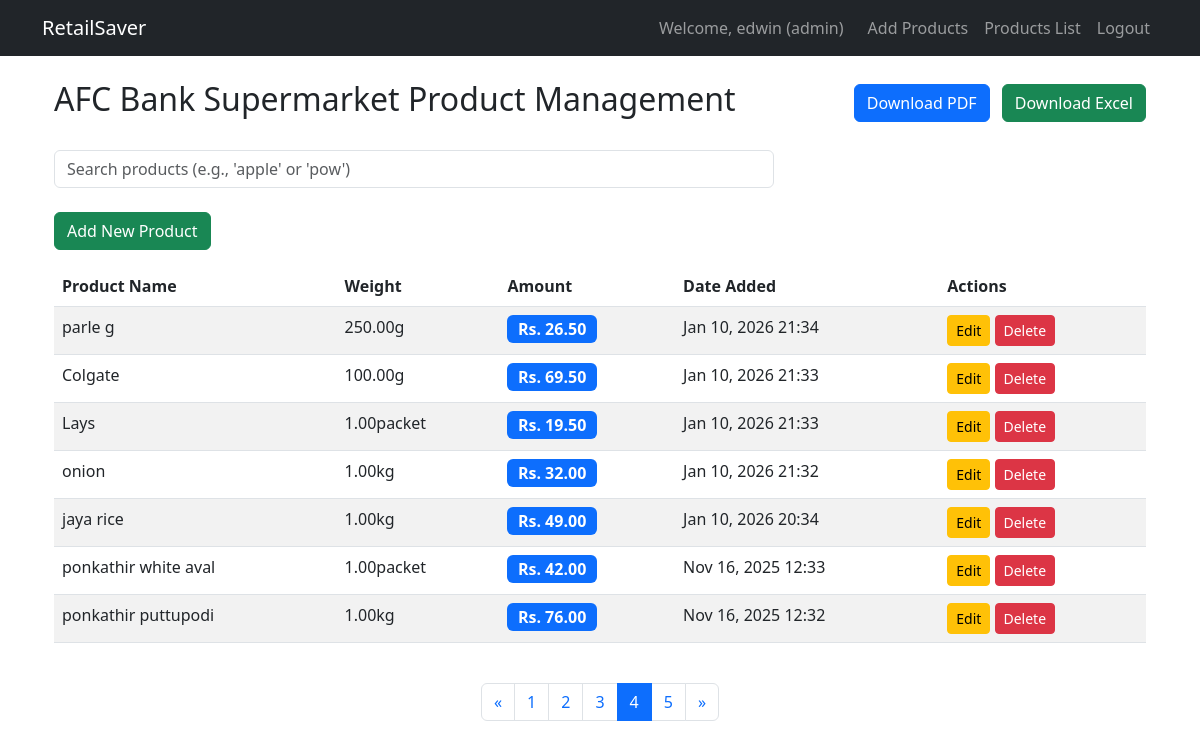
Screenshot of /products/?page=4 (signed in) with the database file from the repository.
### accounts/models.py (models this page shows, shortened)
class CustomUser(AbstractUser):
    ROLE_CHOICES = [
        ('admin', 'Admin'),
    ]
    role = models.CharField(max_length=10, choices=ROLE_CHOICES, default='admin')

### products/models.py (models this page shows, shortened)
class Product(models.Model):
    UNIT_CHOICES = [
        ('g', 'g'),
        ('kg', 'kg'),
        ('ml', 'ml'),
        ('l', 'l'),
        ('packet', 'packet'),
    ]
    name = models.CharField(max_length=200)
    quantity = models.DecimalField(max_digits=10, decimal_places=2)
    weight_unit = models.CharField(max_length=10, choices=UNIT_CHOICES, default='g')
    amount = models.DecimalField(max_digits=10, decimal_places=2)  # Price
    user = models.ForeignKey(User, on_delete=models.CASCADE)
    date_added = models.DateTimeField(default=timezone.now)
    class Meta:
        ordering = ['-date_added']
    def get_weight_display(self):
        return f"{self.quantity}{self.weight_unit}"

### products/views.py (the view, shortened to what this page needs)
# urls.py: path('', views.ProductListView.as_view(), name='product_list'),
class ProductListView(AdminRequiredMixin, ListView):
    model = Product
    template_name = 'products/product_list.html'
    context_object_name = 'products'
    paginate_by = None
    def get_queryset(self):
        queryset = Product.objects.filter(user=self.request.user)
        search = self.request.GET.get('search')
        if search:
            queryset = queryset.filter(Q(name__icontains=search))
        return queryset.order_by('-date_added')
    def get_context_data(self, **kwargs):
        context = super().get_context_data(**kwargs)
        page_obj, products = paginate_queryset(self.request, context['object_list'])
        context['products'] = products
        context['page_obj'] = page_obj
        context['paginator'] = page_obj.paginator
        context['is_paginated'] = True
        context['search_term'] = self.request.GET.get('search', '')
        return context
    def get(self, request, *args, **kwargs):
        return super().get(request, *args, **kwargs)

### products/views.py (called while the page is built)
    def dispatch(self, request, *args, **kwargs):
        if not request.user.is_authenticated:
            messages.warning(request, 'You must be logged in to access this page.')
            return HttpResponseRedirect(reverse_lazy('login'))
        if not hasattr(request.user, 'role') or request.user.role != 'admin':
            messages.warning(request, 'No permission to access this page.')
            return HttpResponseRedirect(reverse_lazy('login'))
        return super().dispatch(request, *args, **kwargs)

### utils/pagination.py (called while the page is built)
def paginate_queryset(request, queryset):
    paginator = Paginator(queryset, DEFAULT_PER_PAGE)
    page_number = request.GET.get('page')
    try:
        page_obj = paginator.page(page_number)
    except PageNotAnInteger:
        page_obj = paginator.page(1)
    except EmptyPage:
        page_obj = paginator.page(paginator.num_pages)
    return page_obj, page_obj.object_list

### products/templates/products/product_list.html (shortened to what this page needs)
{% extends 'home.html' %}
{% load crispy_forms_tags %}
{% block content %}
<div class="container mt-4">
    <div class="d-flex justify-content-between align-items-center mb-4">
        <h2>AFC Bank Supermarket Product Management</h2>
        <div>
            <a href="{% url 'product_export_pdf' %}" class="btn btn-primary me-2">Download PDF</a>
            <a href="{% url 'product_export_excel' %}" class="btn btn-success">Download Excel</a>
        </div>
    </div>
    <div class="mb-4">
        <div class="row">
            <div class="col-md-8">
                <input type="text"
                       id="searchInput"
                       class="form-control"
                       placeholder="Search products (e.g., 'apple' or 'pow')"
                       value="{{ search_term }}"
                       autocomplete="off">
            </div>
        </div>
    </div>
    <div class="mb-3">
        <a href="{% url 'product_create' %}" class="btn btn-success">Add New Product</a>
    </div>
    <div class="table-responsive">
        <table class="table table-striped">
            <thead>
                <tr>
                    <th>Product Name</th>
                    <th>Weight</th>
                    <th>Amount</th>
                    <th>Date Added</th>
                    <th>Actions</th>
                </tr>
            </thead>
            <tbody id="productTableBody">
                {% for product in products %}
                <tr>
                    <td>{{ product.name }}</td>
                    <td>{{ product.get_weight_display }}</td>
                    <td><span class="badge bg-primary fs-6">Rs. {{ product.amount }}</span></td>
                    <td>{{ product.date_added|date:"M d, Y H:i" }}</td>
                    <td>
                        <button class="btn btn-sm btn-warning edit-btn"
                                data-bs-toggle="modal"
                                data-bs-target="#editModal{{ product.pk }}"
                                data-product-url="{% url 'product_update' product.pk %}">Edit</button>
                        <button class="btn btn-sm btn-danger delete-btn"
                                data-bs-toggle="modal"
                                data-bs-target="#deleteModal{{ product.pk }}"
                                data-product-url="{% url 'product_delete' product.pk %}">Delete</button>
                    </td>
                </tr>
                {% empty %}
                <tr><td colspan="5" class="text-center">No products found.</td></tr>
                {% endfor %}
            </tbody>
        </table>
    </div>
    {% include 'partials/pagination.html' %}
</div>
{% endblock %}

### templates/home.html (shortened to what this page needs)
<!DOCTYPE html>
<html lang="en">
<head>
    <link href="https://cdn.jsdelivr.net/npm/bootstrap@5.3.0/dist/css/bootstrap.min.css" rel="stylesheet">
</head>
<body>
    <nav class="navbar navbar-expand-lg navbar-dark bg-dark">
        <div class="container">
            <a class="navbar-brand" href="{% url 'home' %}">RetailSaver</a>
            <div class="navbar-nav ms-auto">
                {% if user.is_authenticated %}
                    <span class="navbar-text me-3">Welcome, {{ user.username }} ({{ user.role }})</span>
                    <a class="nav-link" href="{% url 'product_create' %}">Add Products</a>
                    <a class="nav-link" href="{% url 'product_list' %}">Products List</a>
                    <a class="nav-link" href="{% url 'logout' %}">Logout</a>
                {% endif %}
            </div>
        </div>
    </nav>
    <div class="container mt-4">
        {% block content %}{% endblock %}
    </div>
</body>
</html>

### rows the page displays
CustomUser: username "edwin", role "admin"
Product: name "parle g", weight "250.00g", amount "26.50", date_added "Jan 10, 2026 21:34"
Product: name "Colgate", weight "100.00g", amount "69.50", date_added "Jan 10, 2026 21:33"
Product: name "Lays", weight "1.00packet", amount "19.50", date_added "Jan 10, 2026 21:33"
Product: name "onion", weight "1.00kg", amount "32.00", date_added "Jan 10, 2026 21:32"
Product: name "jaya rice", weight "1.00kg", amount "49.00", date_added "Jan 10, 2026 20:34"
Product: name "ponkathir white aval", weight "1.00packet", amount "42.00", date_added "Nov 16, 2025 12:33"
Product: name "ponkathir puttupodi", weight "1.00kg", amount "76.00", date_added "Nov 16, 2025 12:32"

### other values shown
{{ num }} "1" "2" "3" "4" "5"
